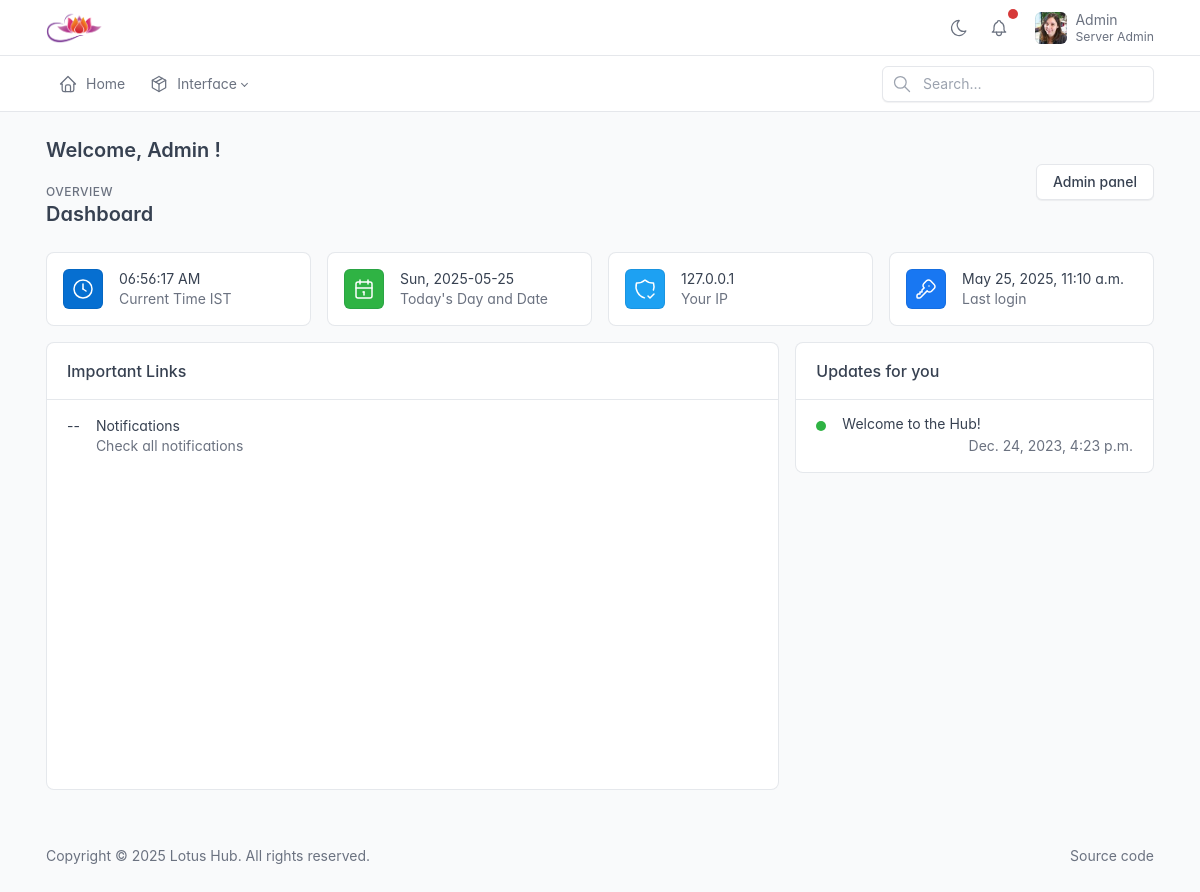
The app's page / (signed in) with its own data.
### account/models.py (models this page shows, shortened)
class Profile(models.Model):
    GENDER =(
        ('Male','Male'),
        ('Female','Female'),
        ('Other','Other')
    )
    user = models.OneToOneField(User, on_delete=models.CASCADE,related_name="user_profile")
    profile_picture = models.ImageField(default='Account/profile_images/default.jpg', upload_to='Account/profile_images',null=True,blank=True,verbose_name="Profile Picture")
    cover_picture = models.ImageField(default='Account/cover_images/_default.jpg', upload_to='Account/cover_images',null=True,blank=True,verbose_name="Cover Picture")
    gender = models.CharField(max_length=50, null=True,choices=GENDER)
    headline = models.CharField(max_length=80,null=True, blank=True)
    bio = models.TextField(null=True, blank=True,verbose_name='About me')
    remote_folder_id = models.CharField(max_length=255,null=True, blank=True,verbose_name="Remote Folder ID")
    @property
    def thumbnail_url(self):
        if self.profile_picture and os.path.basename(self.profile_picture.name) != 'default.jpg':
            thumbnail_path = settings.LOGIN_REDIRECT_URL + 'secure_media/Account/profile_images/thumbnail_' + os.path.basename(self.profile_picture.name)
            return thumbnail_path
        else:
            return settings.LOGIN_REDIRECT_URL + 'secure_media/' + self.profile_picture.name

### main/models.py (models this page shows, shortened)
class ImportantLinks(models.Model):
    user = models.ManyToManyField(User)
    heading = models.CharField(max_length=255, null=False, verbose_name='Heading')
    description = models.CharField(max_length=1024, null=False, verbose_name='Description')
    link = models.CharField(max_length=50, null=False,help_text="Enter the full internal url without '/' e.g. 'explore/'")
    is_active = models.BooleanField(default=True)
    created_at = models.DateTimeField(auto_now_add=True)
    last_updated_at = models.DateTimeField(auto_now=True)
    class Meta:
        verbose_name = "link"
        verbose_name_plural = "Important links"

class LatestUpdates(models.Model):
    user = models.ForeignKey(User, on_delete=models.CASCADE)
    update = models.CharField(max_length=255, null=False)
    created_at = models.DateTimeField(auto_now_add=True)
    class Meta:
        verbose_name = "update"
        verbose_name_plural = "User specific updates"
        indexes = [
            models.Index(fields=['user', 'created_at']),
        ]

### main/views.py (the view)
# urls.py: path('', home_view, name='home'),
@login_required
def home_view(request):
    try:
        myDate = datetime.now()
        formatedDate = myDate.strftime("%a, %Y-%m-%d")
        user_ip = get_ip_address(request)
        pagedata = get_ImportantLinks(request.user,True)
        updates = get_LatestUpdates(request.user)
        context = {'user_ip':user_ip, 'date':formatedDate,'data':pagedata,'updates': updates,}
        return render(request,"main/index.html", context)
    except:
        return render (request, "error-404.html")

### templates/main/index.html (shortened to what this page needs)
{% extends "base.html" %}
{% load static %}
{% block content %}
<div class="page-header d-print-none">
    <div class="container-xl">
        <div class="row g-2 align-items-center">
            <div class="col">
                <h2 class="page-title">
                    Welcome, {{user.first_name.title}} !
                </h2>
                <div class="page-pretitle">
                    Overview
                </div>
                <h2 class="page-title">
                    Dashboard
                </h2>
            </div>
            {% if user.is_staff %}
            <div class="col-auto ms-auto d-print-none">
                <div class="btn-list">
                    <span class="d-none d-sm-inline">
                        <a href="{{ HOMEURL }}admin" class="btn">
                            Admin panel
                        </a>
                    </span>
                </div>
            </div>
            {% endif %}
        </div>
    </div>
</div>
<div class="page-body">
    <div class="container-xl">
        <div class="row row-deck row-cards">
            <div class="col-12">
                <div class="row row-cards">
                    <div class="col-sm-6 col-lg-3">
                        <div class="card card-sm">
                            <div class="card-body">
                                <div class="row align-items-center">
                                    <div class="col-auto">
                                        <span class="bg-primary text-white avatar">
                                        </span>
                                    </div>
                                    <div class="col">
                                        <div class="font-weight-medium" id="clock" onload="currentTime()">
                                        </div>
                                        <div class="text-muted">
                                            Current Time IST
                                        </div>
                                    </div>
                                </div>
                            </div>
                        </div>
                    </div>
                    <div class="col-sm-6 col-lg-3">
                        <div class="card card-sm">
                            <div class="card-body">
                                <div class="row align-items-center">
                                    <div class="col-auto">
                                        <span class="bg-green text-white avatar">
                                        </span>
                                    </div>
                                    <div class="col">
                                        <div class="font-weight-medium">
                                            {{ date }}
                                        </div>
                                        <div class="text-muted">
                                            Today's Day and Date
                                        </div>
                                    </div>
                                </div>
                            </div>
                        </div>
                    </div>
                    <div class="col-sm-6 col-lg-3">
                        <div class="card card-sm">
                            <div class="card-body">
                                <div class="row align-items-center">
                                    <div class="col-auto">
                                        <span class="bg-twitter text-white avatar">
                                        </span>
                                    </div>
                                    <div class="col">
                                        <div class="font-weight-medium">
                                            {{user_ip}}
                                        </div>
                                        <div class="text-muted">
                                            Your IP
                                        </div>
                                    </div>
                                </div>
                            </div>
                        </div>
                    </div>
                    <div class="col-sm-6 col-lg-3">
                        <div class="card card-sm">
                            <div class="card-body">
                                <div class="row align-items-center">
                                    <div class="col-auto">
                                        <span class="bg-facebook text-white avatar">
                                        </span>
                                    </div>
                                    <div class="col">
                                        <div class="font-weight-medium">
                                            {{user.last_login}}
                                        </div>
                                        <div class="text-muted">
                                            Last login
                                        </div>
                                    </div>
                                </div>
                            </div>
                        </div>
                    </div>
                </div>
            </div>
            <div class="col-md-8">
                <div class="card" style="height: 28rem">
                    <div class="card-header">
                        <h3 class="card-title">Important Links</h3>
                    </div>
                    <div class="card-body card-body-scrollable card-body-scrollable-shadow">
                        <div class="divide-y">
                            {% for dt in data %}
                            <div>
                                <div class="row">
                                    <div class="col-auto"><span>--</span></div>
                                    <div class="col">
                                        <div class="text-truncate">
                                            <a href="{{dt.link}}" class="text-reset d-block">{{dt.heading}}</a>
                                        </div>
                                        <div class="text-muted">{{dt.description}}</div>
                                    </div>
                                </div>
                            </div>
                            {% endfor %}
                        </div>
                    </div>
                </div>
            </div>
            <div class="col-md-4">
                <div class="row row-cards">
                    <div class="col-12">
                        <div class="card">
                            <div class="card-header">
                                <h3 class="card-title">Updates for you</h3>
                            </div>
                            {% for dt in updates %}
                            <div class="list-group list-group-flush list-group-hoverable">
                                <div class="list-group-item">
                                    <div class="row align-items-center">
                                        <div class="col-auto"><span class="badge bg-green"></span></div>
                                        <div class="col">
                                            <div class="d-block mt-n1">{{dt.update}}</div>
                                        </div>
                                        <div class="d-flex justify-content-end">
                                            <div class="text-muted justify">{{dt.created_at}}</div>
                                        </div>
                                    </div>
                                </div>
                            </div>
                            {% endfor %}
                        </div>
                    </div>
                </div>
            </div>
        </div>
    </div>
</div>
{% endblock content %}

### templates/includes/navbar.html (shortened to what this page needs)
{% load auth_extras %}
{% load static %}
{% load cache %}
<header class="navbar navbar-expand-md d-print-none">
    <div class="container-xl">
        <h1 class="navbar-brand navbar-brand-autodark d-none-navbar-horizontal pe-0 pe-md-3">
            <a href="{{ HOMEURL }}">
                <img src="{% static 'logo.png' %}" width="110" height="32" alt="Tabler" class="navbar-brand-image">
            </a>
        </h1>
        <div class="navbar-nav flex-row order-md-last">
            <div class="d-md-flex">
                <a href="?theme=dark" class="nav-link px-0 hide-theme-dark" title="Enable dark mode"
                    data-bs-toggle="tooltip" data-bs-placement="bottom">
                </a>
                <div class="nav-item dropdown d-none d-md-flex me-3">
                    <a href="#" class="nav-link px-0" data-bs-toggle="dropdown" tabindex="-1"
                        aria-label="Show notifications">
                        <span class="badge bg-red"></span>
                    </a>
                </div>
            </div>
            <div class="nav-item dropdown">
                <a href="#" class="nav-link d-flex lh-1 text-reset p-0" data-bs-toggle="dropdown"
                    aria-label="Open user menu">
                    <span class="avatar avatar-sm" style="background-image: url('{{ user_thumbnail_url }}')"></span>
                    <div class="d-none d-xl-block ps-2">
                        <div>{{user.first_name.title}} {{user.last_name}}</div>
                        <div class="mt-1 small text-secondary">{{user.user_profile.headline}}</div>
                    </div>
                </a>
            </div>
        </div>
    </div>
</header>
<header class="navbar-expand-md">
    <div class="collapse navbar-collapse" id="navbar-menu">
        <div class="navbar">
            <div class="container-xl">
                <ul class="navbar-nav">
                    <li class="nav-item">
                        <a class="nav-link" href="{%url 'main:home'%}">
                            <span
                                class="nav-link-icon d-md-none d-lg-inline-block">
                            </span>
                            <span class="nav-link-title">
                                Home
                            </span>
                        </a>
                    </li>
                    <li class="nav-item dropdown">
                        <a class="nav-link dropdown-toggle" href="#navbar-base" data-bs-toggle="dropdown"
                            data-bs-auto-close="outside" role="button" aria-expanded="false">
                            <span
                                class="nav-link-icon d-md-none d-lg-inline-block">
                            </span>
                            <span class="nav-link-title">
                                Interface
                            </span>
                        </a>
                    </li>
                </ul>
                <div class="my-2 my-md-0 flex-grow-1 flex-md-grow-0 order-first order-md-last">
                    <form autocomplete="off" novalidate>
                        <div class="input-icon">
                            <span class="input-icon-addon">
                            </span>
                            <input id="user-input" type="text" value="" class="form-control" placeholder="Search…"
                                aria-label="Search in website">
                        </div>
                    </form>
                </div>
            </div>
        </div>
    </div>
</header>

### records on screen
ImportantLinks: heading "Notifications", description "Check all notifications"
LatestUpdates: update "Welcome to the Hub!", created_at "Dec. 24, 2023, 4:23 p.m."

### other values on screen
{{ user.first_name.title }} "Admin"
{{ user.user_profile.headline }} "Server Admin"
{{ date }} "Sun, 2025-05-25"
{{ user_ip }} "127.0.0.1"
{{ user.last_login }} "May 25, 2025, 11:10 a.m."
